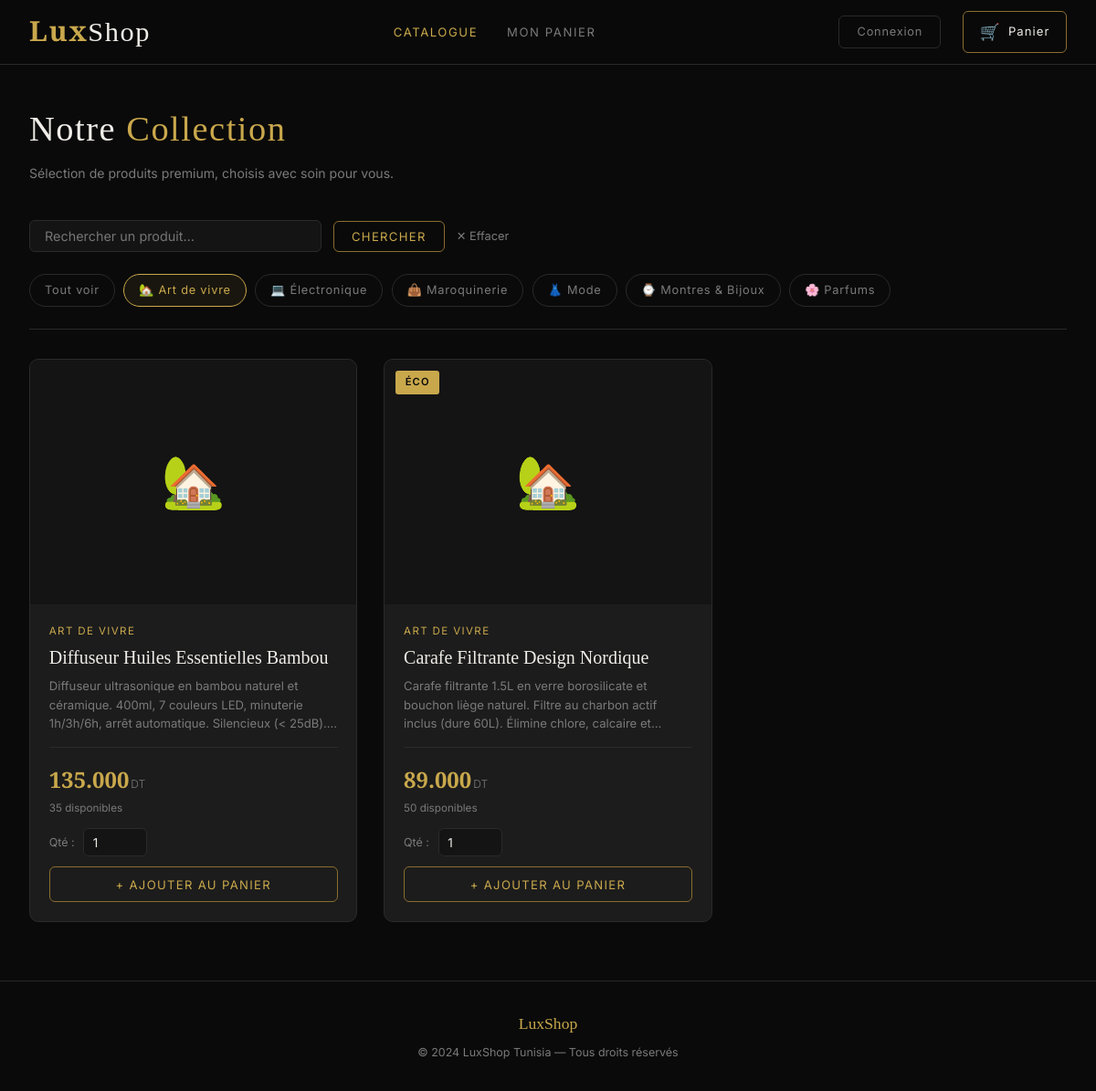
The app's page /?cat=6 with its own data.
### tables this page shows
CREATE TABLE IF NOT EXISTS categorie (
    id INT AUTO_INCREMENT PRIMARY KEY,
    nom VARCHAR(100) NOT NULL,
    icone VARCHAR(10) DEFAULT '🛍️'
);

CREATE TABLE IF NOT EXISTS article (
    id INT AUTO_INCREMENT PRIMARY KEY,
    name VARCHAR(200) NOT NULL,
    description TEXT,
    price DECIMAL(10,3) NOT NULL,
    stock_quantity INT NOT NULL DEFAULT 0,
    image VARCHAR(255) DEFAULT 'default.jpg',
    categorie_id INT,
    badge VARCHAR(50) DEFAULT NULL,
    FOREIGN KEY (categorie_id) REFERENCES categorie(id)
);

### index.php (the view, shortened to what this page needs)
<?php
include "connexion.php";
$cats = $pdo->query("SELECT * FROM categorie ORDER BY nom")->fetchAll();
$cat_filter = isset($_GET["cat"]) ? (int)$_GET["cat"] : 0;
$search     = isset($_GET["q"]) ? trim($_GET["q"]) : "";
$sql    = "SELECT a.*, c.nom AS cat_nom, c.icone FROM article a LEFT JOIN categorie c ON a.categorie_id = c.id WHERE 1=1";
$params = [];
if ($cat_filter) { $sql .= " AND a.categorie_id = ?"; $params[] = $cat_filter; }
$sql .= " ORDER BY a.id ASC";
$stmt = $pdo->prepare($sql);
$stmt->execute($params);
$products = $stmt->fetchAll();
include "header.php";
?>
<div class="container">
    <h1 class="page-title">Notre <span>Collection</span></h1>
    <p class="page-subtitle">Sélection de produits premium, choisis avec soin pour vous.</p>
    <form method="GET" action="index.php" style="margin-bottom:1.5rem; display:flex; gap:0.8rem; align-items:center;">
        <input type="text" name="q" value="<?= htmlspecialchars($search) ?>"
               placeholder="Rechercher un produit…" class="form-input" style="max-width:320px; padding:0.5rem 1rem;">
        <button type="submit" class="btn-cart" style="width:auto; padding:0.5rem 1.2rem;">Chercher</button>
        <?php if ($search || $cat_filter): ?>
            <a href="index.php" style="font-size:0.8rem; color:var(--muted);">✕ Effacer</a>
        <?php endif; ?>
    </form>
    <div class="filters">
        <a href="index.php" class="filter-btn <?= !$cat_filter ? 'active' : '' ?>">Tout voir</a>
        <?php foreach ($cats as $cat): ?>
            <a href="?cat=<?= $cat['id'] ?><?= $search ? '&q='.urlencode($search) : '' ?>"
               class="filter-btn <?= $cat_filter === $cat['id'] ? 'active' : '' ?>">
                <?= $cat['icone'] ?> <?= htmlspecialchars($cat['nom']) ?>
            </a>
        <?php endforeach; ?>
    </div>
    <?php if (empty($products)): ?>
        <div class="cart-empty" style="padding:4rem 2rem;">
            <div class="cart-empty-icon">🔍</div>
            <h2>Aucun produit trouvé</h2>
            <p>Modifiez votre recherche ou naviguez par catégorie.</p>
        </div>
    <?php else: ?>
    <div class="products-grid">
        <?php foreach ($products as $p):
            $in_cart = in_array($p['id'], $_SESSION["panier"]["id"]);
            $low     = $p['stock_quantity'] > 0 && $p['stock_quantity'] <= 5;
        ?>
        <div class="product-card">
            <div class="product-img-wrap">
                <?php if ($p['badge']): ?><span class="badge"><?= htmlspecialchars($p['badge']) ?></span><?php endif; ?>
                <div class="product-placeholder"><?= $p['icone'] ?? '🛍️' ?></div>
            </div>
            <div class="product-body">
                <div class="product-cat"><?= htmlspecialchars($p['cat_nom'] ?? '') ?></div>
                <h3 class="product-name"><?= htmlspecialchars($p['name']) ?></h3>
                <p class="product-desc"><?= htmlspecialchars($p['description']) ?></p>
                <div class="product-footer">
                    <div>
                        <div class="product-price"><?= number_format($p['price'], 3, '.', ' ') ?><small>DT</small></div>
                        <?php if ($p['stock_quantity'] <= 0): ?>
                            <div class="product-stock low">Rupture de stock</div>
                        <?php elseif ($low): ?>
                            <div class="product-stock low">⚠ Plus que <?= $p['stock_quantity'] ?> en stock</div>
                        <?php else: ?>
                            <div class="product-stock"><?= $p['stock_quantity'] ?> disponibles</div>
                        <?php endif; ?>
                    </div>
                </div>
                <?php if (!$in_cart && $p['stock_quantity'] > 0): ?>
                <form class="add-form" method="POST" action="add_to_cart.php">
                    <div class="qty-row">
                        <label class="qty-label" for="qty_<?= $p['id'] ?>">Qté :</label>
                        <input type="number" id="qty_<?= $p['id'] ?>" name="selected_quantity"
                               min="1" max="<?= $p['stock_quantity'] ?>" value="1" class="qty-input">
                    </div>
                    <button type="submit" class="btn-cart">+ Ajouter au panier</button>
                </form>
                <?php elseif ($in_cart): ?>
                    <div style="margin-top:0.8rem; text-align:center; font-size:0.8rem; color:var(--gold); border:1px solid var(--gold-dim); border-radius:var(--radius); padding:0.5rem;">
                        ✓ Déjà dans le panier
                    </div>
                <?php else: ?>
                    <button class="btn-cart" disabled style="margin-top:0.8rem;">Indisponible</button>
                <?php endif; ?>
            </div>
        </div>
        <?php endforeach; ?>
    </div>
    <?php endif; ?>
</div>
<footer style="border-top:1px solid var(--border); padding:2rem; margin-top:4rem; text-align:center;">
    <div class="footer-brand">LuxShop</div>
    <p class="footer-text" style="margin-top:0.5rem;">© 2024 LuxShop Tunisia — Tous droits réservés</p>
</footer>
</body>
</html>

### header.php (style rules this page uses)
:root { --black: #0A0A0A; --dark: #141414; --card: #1C1C1C; --border: #2A2A2A; --gold: #C9A84C; --gold-dim: #8A6E2F; --white: #F0EDE8; --muted: #7A7A7A; --danger: #C0392B; --success: #27AE60; --ff-serif: 'Cormorant Garamond', Georgia, serif; --ff-sans: 'Inter', system-ui, sans-serif; --radius: 6px; --shadow: 0 4px 24px rgba(0,0,0,0.5); --trans: 0.25s ease; }
*, *::before, *::after { box-sizing: border-box; margin: 0; padding: 0; }
html { scroll-behavior: smooth; }
body { background: var(--black); color: var(--white); font-family: var(--ff-sans); font-size: 15px; line-height: 1.6; -webkit-font-smoothing: antialiased; }
a { color: inherit; text-decoration: none; transition: color var(--trans); }
input, button, select { font-family: var(--ff-sans); }
.container { max-width: 1280px; margin: 0 auto; padding: 0 2rem; }
.page-title { font-family: var(--ff-serif); font-size: 2.4rem; font-weight: 300; letter-spacing: 0.04em; padding: 2.5rem 0 0.4rem; }
.page-title span { color: var(--gold); }
.page-subtitle { color: var(--muted); font-size: 0.88rem; margin-bottom: 2.5rem; }
.filters { display: flex; gap: 0.6rem; flex-wrap: wrap; margin-bottom: 2rem; padding-bottom: 1.5rem; border-bottom: 1px solid var(--border); }
.filter-btn { padding: 0.4rem 1rem; border-radius: 20px; border: 1px solid var(--border); background: transparent; color: var(--muted); font-size: 0.8rem; cursor: pointer; transition: all var(--trans); letter-spacing: 0.06em; }
.filter-btn:hover, .filter-btn.active { border-color: var(--gold); color: var(--gold); background: rgba(201,168,76,0.08); }
.products-grid { display: grid; grid-template-columns: repeat(auto-fill, minmax(300px, 1fr)); gap: 1.8rem; margin-bottom: 4rem; }
.product-card { background: var(--card); border: 1px solid var(--border); border-radius: 10px; overflow: hidden; transition: transform var(--trans), border-color var(--trans), box-shadow var(--trans); display: flex; flex-direction: column; }
.product-img-wrap { position: relative; overflow: hidden; background: var(--dark); aspect-ratio: 4/3; }
.product-placeholder { width: 100%; height: 100%; display: flex; align-items: center; justify-content: center; font-size: 3.5rem; color: var(--border); }
.badge { position: absolute; top: 12px; left: 12px; background: var(--gold); color: var(--black); font-size: 0.7rem; font-weight: 600; letter-spacing: 0.1em; text-transform: uppercase; padding: 0.25rem 0.65rem; border-radius: 3px; }
.product-body { padding: 1.3rem; flex: 1; display: flex; flex-direction: column; }
.product-cat { font-size: 0.72rem; color: var(--gold); letter-spacing: 0.12em; text-transform: uppercase; margin-bottom: 0.4rem; }
.product-name { font-family: var(--ff-serif); font-size: 1.25rem; font-weight: 400; margin-bottom: 0.5rem; line-height: 1.3; }
.product-desc { font-size: 0.82rem; color: var(--muted); line-height: 1.55; flex: 1; margin-bottom: 1rem; display: -webkit-box; -webkit-line-clamp: 3; -webkit-box-orient: vertical; overflow: hidden; }
.product-footer { display: flex; align-items: flex-end; justify-content: space-between; border-top: 1px solid var(--border); padding-top: 1rem; }
.product-price { font-family: var(--ff-serif); font-size: 1.5rem; font-weight: 600; color: var(--gold); }
.product-price small { font-family: var(--ff-sans); font-size: 0.75rem; color: var(--muted); font-weight: 300; margin-left: 2px; }
.product-stock { font-size: 0.73rem; color: var(--muted); margin-top: 2px; }
.add-form { margin-top: 0.8rem; }
.qty-row { display: flex; gap: 0.6rem; align-items: center; margin-bottom: 0.7rem; }
.qty-label { font-size: 0.78rem; color: var(--muted); white-space: nowrap; }
.qty-input { width: 70px; padding: 0.4rem 0.6rem; background: var(--dark); border: 1px solid var(--border); border-radius: var(--radius); color: var(--white); font-size: 0.85rem; transition: border-color var(--trans); }
.btn-cart { width: 100%; padding: 0.65rem; background: transparent; border: 1px solid var(--gold-dim); border-radius: var(--radius); color: var(--gold); font-size: 0.82rem; letter-spacing: 0.1em; text-transform: uppercase; cursor: pointer; transition: all var(--trans); }
.form-input { width: 100%; padding: 0.75rem 1rem; background: var(--dark); border: 1px solid var(--border); border-radius: var(--radius); color: var(--white); font-size: 0.9rem; transition: border-color var(--trans); }
.footer-brand { font-family: var(--ff-serif); color: var(--gold); font-size: 1.1rem; }
.footer-text { font-size: 0.78rem; color: var(--muted); }

### records on screen
categorie: icone "🏡", nom "Art de vivre"
categorie: icone "💻", nom "Électronique"
categorie: icone "👜", nom "Maroquinerie"
categorie: icone "👗", nom "Mode"
categorie: icone "⌚", nom "Montres & Bijoux"
categorie: icone "🌸", nom "Parfums"
article: categorie.icone "🏡", categorie.nom "ART DE VIVRE", name "Diffuseur Huiles Essentielles Bambou", description "Diffuseur ultrasonique en bambou naturel et céramique. 400ml, 7 couleurs LED, minuterie 1h/3h/6h, arrêt automatique. Silencieux (<…", price "135.000", stock_quantity "35"
article: badge "ÉCO", categorie.icone "🏡", categorie.nom "ART DE VIVRE", name "Carafe Filtrante Design Nordique", description "Carafe filtrante 1.5L en verre borosilicate et bouchon liège naturel. Filtre au charbon actif inclus (dure 60L). Élimine chlore, calcaire…", price "89.000", stock_quantity "50"
